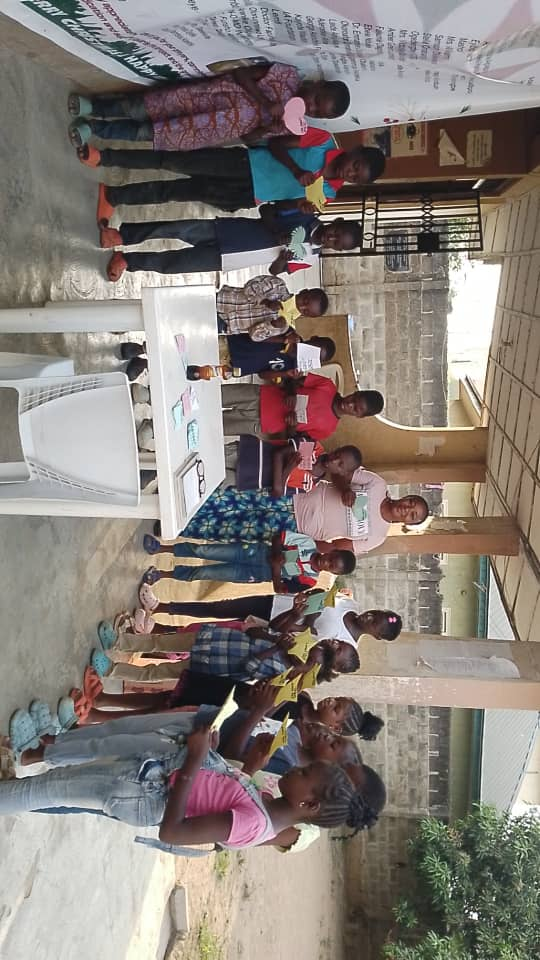
#> input picture src/assets/gallery/new-gallery-09.jpeg, 540 x 960 px
$ python fix_image.py
#> lines starting #> are read from the running program, lines starting #| are printed output that depends on the picture
from PIL import Image
import os

path = os.path.join('src', 'assets', 'gallery', 'new-gallery-09.jpeg')
print(f"Opening: {path}")
img = Image.open(path)
#> img is the input picture: PIL image 540x960 RGB; mean R, G, B 134.3, 126.4, 121.1
print(f"Original size: {img.size}")
#| Original size: (540, 960)

# Rotate 90 degrees clockwise (people's heads go from left to top)
rotated = img.rotate(-90, expand=True)
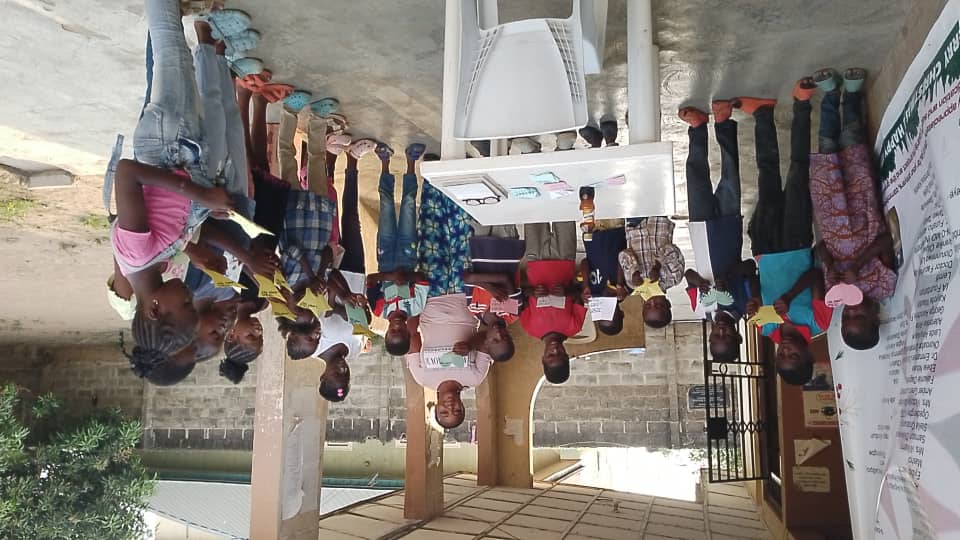
#> rotated: PIL image 960x540 RGB; mean R, G, B 134.3, 126.4, 121.1
print(f"Rotated size: {rotated.size}")
#| Rotated size: (960, 540)

rotated.save(path, quality=95)
print("Saved successfully!")

$ run again, with src/assets/gallery/new-gallery-02.jpeg copied over src/assets/gallery/new-gallery-09.jpeg
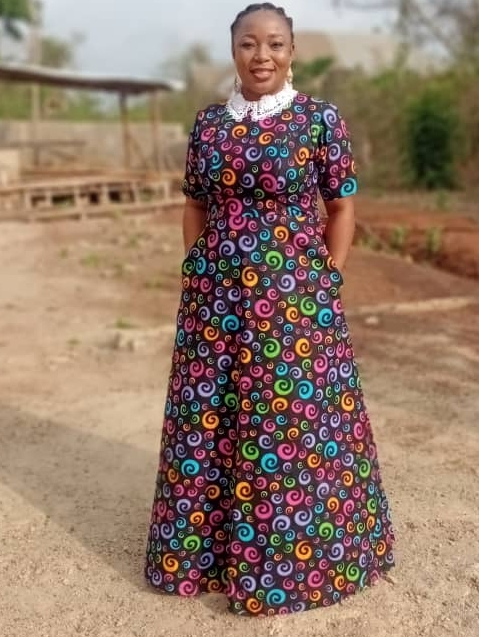
#> input picture src/assets/gallery/new-gallery-02.jpeg, 479 x 637 px
#> img is the input picture: PIL image 479x637 RGB; mean R, G, B 146.8, 121.8, 105.4
#| Original size: (479, 637)
#> `rotated = img.rotate(-90, expand=True)`:
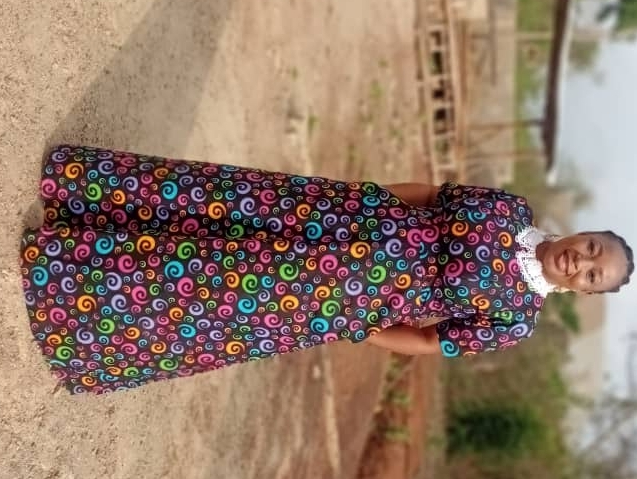
#> rotated: PIL image 637x479 RGB; mean R, G, B 146.8, 121.8, 105.4
#| Rotated size: (637, 479)

$ run again, with src/assets/gallery/new-gallery-03.jpeg copied over src/assets/gallery/new-gallery-09.jpeg
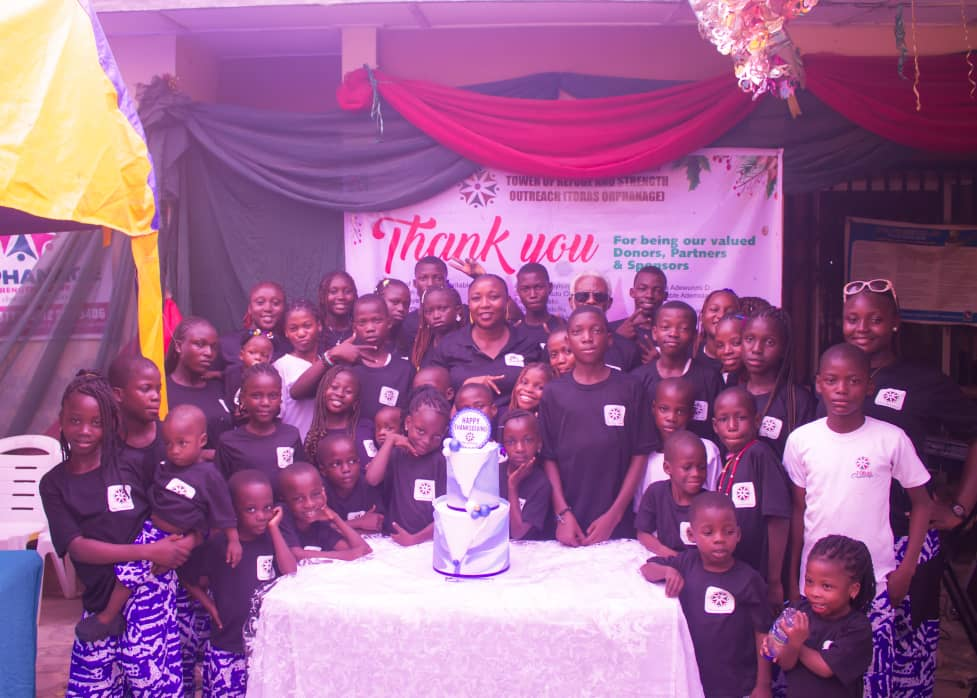
#> input picture src/assets/gallery/new-gallery-03.jpeg, 977 x 698 px
#> img is the input picture: PIL image 977x698 RGB; mean R, G, B 154, 96.7, 143.7
#| Original size: (977, 698)
#> `rotated = img.rotate(-90, expand=True)`:
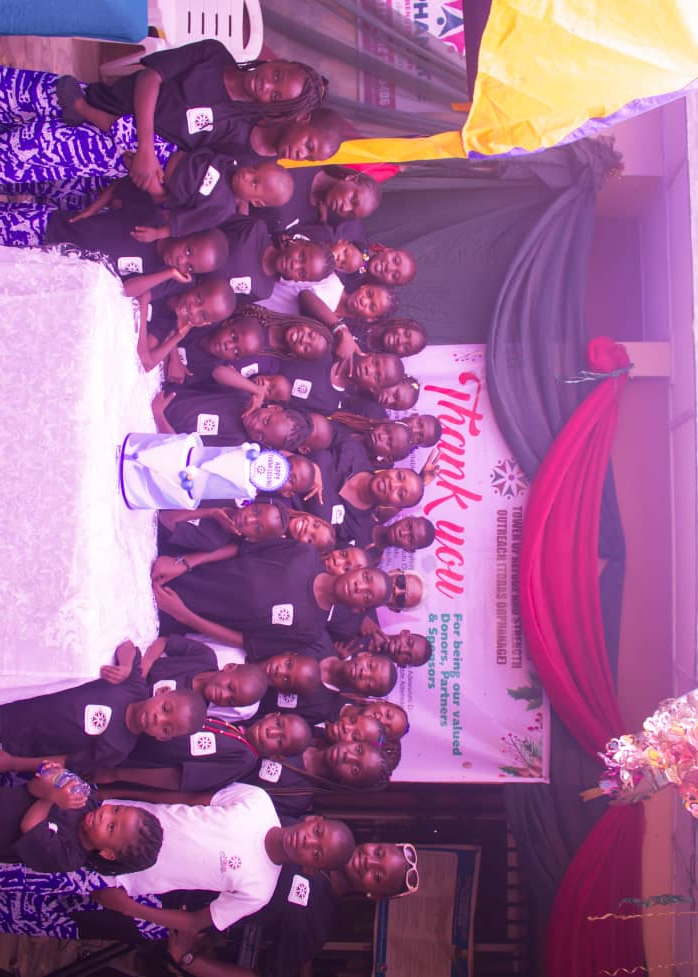
#> rotated: PIL image 698x977 RGB; mean R, G, B 154, 96.7, 143.7
#| Rotated size: (698, 977)

$ run again, with src/assets/gallery/new-gallery-04.jpeg copied over src/assets/gallery/new-gallery-09.jpeg
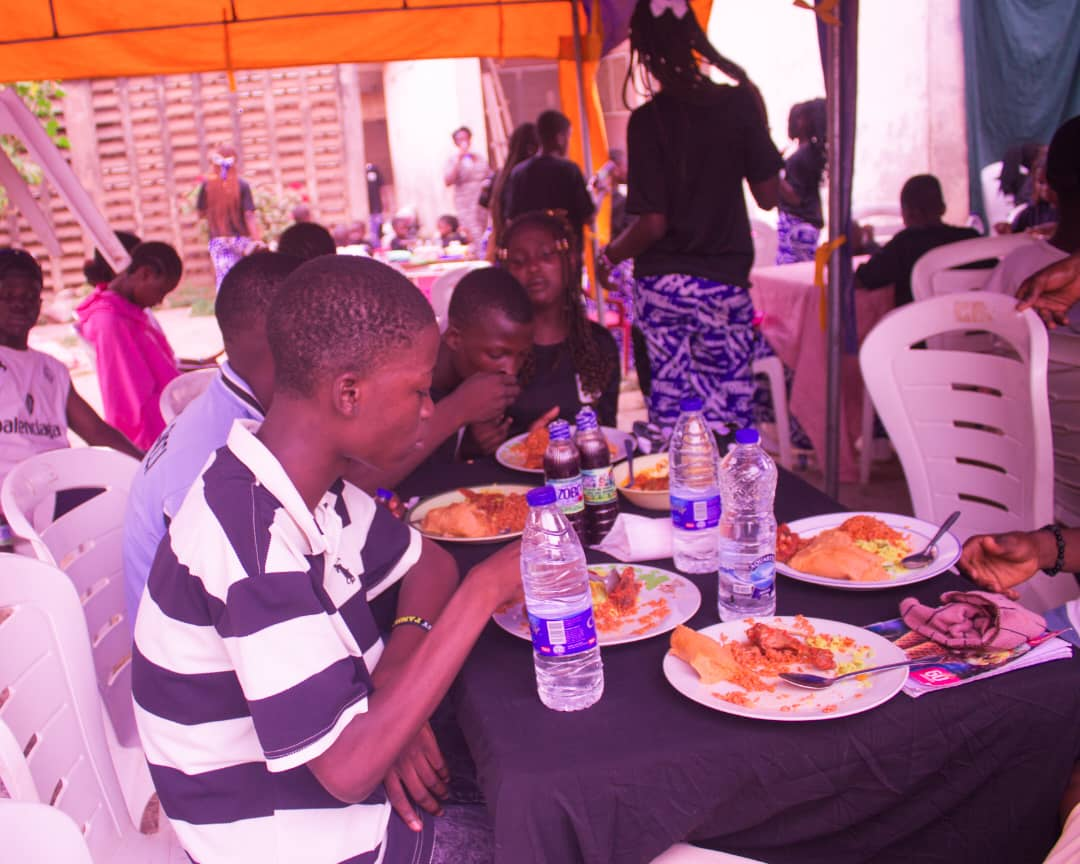
#> input picture src/assets/gallery/new-gallery-04.jpeg, 1080 x 864 px
#> img is the input picture: PIL image 1080x864 RGB; mean R, G, B 159.6, 98.1, 127.7
#| Original size: (1080, 864)
#> `rotated = img.rotate(-90, expand=True)`:
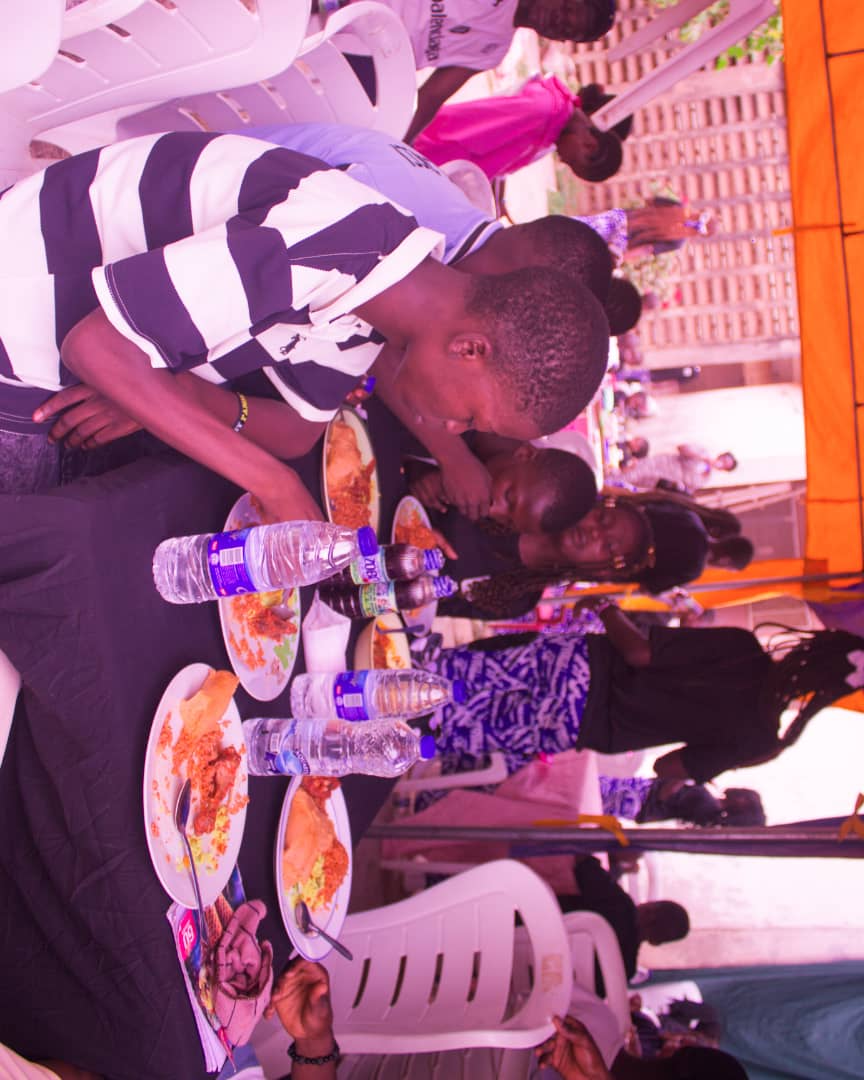
#> rotated: PIL image 864x1080 RGB; mean R, G, B 159.6, 98.1, 127.7
#| Rotated size: (864, 1080)
